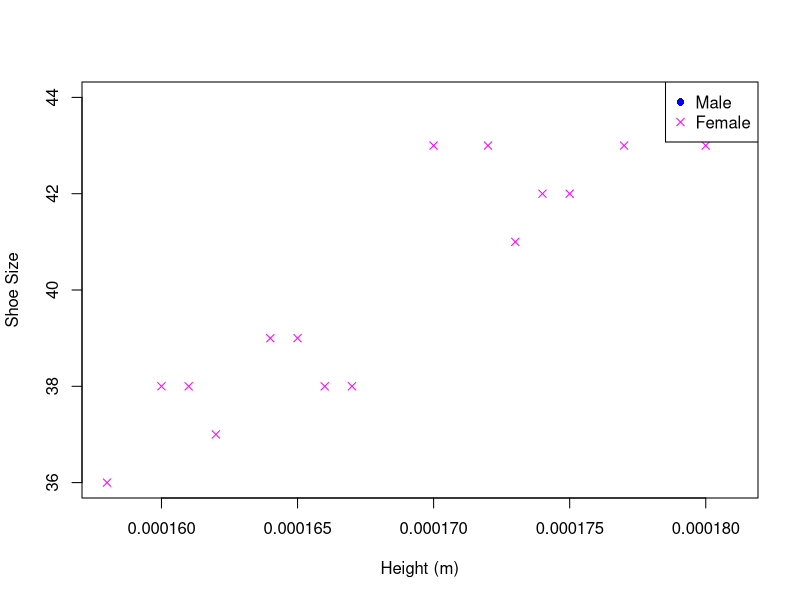

Recreate this plot in R.
# Exercice 1
x <- seq(1, 12)
print(x)

# Exercice 2
repeated_sequence <- rep(c(6, 2, 4), times = 4)
print(repeated_sequence)

# Exercice 3
sequence <- c(rep(9, 6), rep(2, 5), rep(5, 4))
matrix_sequence <- matrix(sequence, nrow = 5, ncol = 3, byrow = FALSE)
print(matrix_sequence)

# Exercice 4.1
set.seed(100)
random_vector <- rnorm(20)
print(random_vector)

# Exercice 4.2
mean_value <- mean(random_vector)
median_value <- median(random_vector)
variance_value <- var(random_vector)
sd_value <- sd(random_vector)

print(paste("Mean:", mean_value))
print(paste("Median:", median_value))
print(paste("Variance:", variance_value))
print(paste("Standard Deviation:", sd_value))

# Exercice 5

# (a) Read the data into an R object named students
students <- read.table("data1.txt", header = FALSE, sep = "")

# (b) Add column titles: height, shoesize, gender, population
colnames(students) <- c("height", "shoesize", "gender", "population")

# (c) Check that R reads the file correctly
print(students)

# (d) Print the header names only
print(colnames(students))

# (e) Print the height column
print(students$height)


# (f) Gender and population distribution
gender_distribution <- table(students$gender)
population_distribution <- table(students$population)
print(gender_distribution)
print(population_distribution)

# (g) Contingency table
contingency_table <- table(students$gender, students$population)
print(contingency_table)

# (h) Subsets by gender using data frame operations
male_students <- students[students$gender == "Male", ]
female_students <- students[students$gender == "Female", ]

# Subsets by gender using subset
male_students_subset <- subset(students, gender == "Male")
female_students_subset <- subset(students, gender == "Female")

# (i) Subsets by height using data frame operations
median_height <- median(students$height)
below_median <- students[students$height < median_height, ]
above_median <- students[students$height >= median_height, ]

# Subsets by height using subset
below_median_subset <- subset(students, height < median_height)
above_median_subset <- subset(students, height >= median_height)

# (j) Convert height to metres
students$height <- students$height / 100
for (i in 1:nrow(students)) {
  students$height[i] <- students$height[i] / 100
}
students$height <- apply(students["height"], 1, function(x) x / 100)

# (k) Plot height against shoesize with blue circles for males and magenta crosses for females
plot(students$height, students$shoesize,
     col = ifelse(students$gender == "Male", "blue", "magenta"),
     pch = ifelse(students$gender == "Male", 16, 4),
     xlab = "Height (m)", ylab = "Shoe Size")
legend("topright", legend = c("Male", "Female"),
       col = c("blue", "magenta"),
       pch = c(16, 4))
